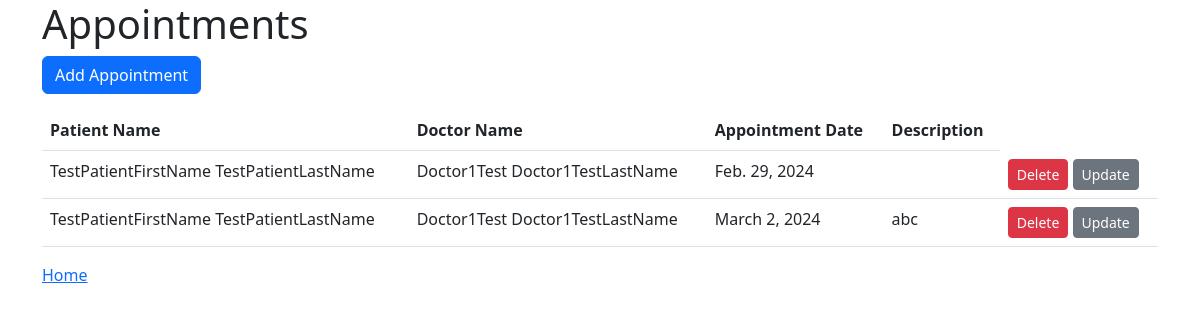
Screenshot of /hospital/appointments/ with the database file from the repository.
### hospital/models.py (models this page shows, shortened)
class Appointment(models.Model):
    patient = models.ForeignKey(Patient,null=True, default=None, on_delete=models.CASCADE)
    doctor = models.ForeignKey(Doctor,null=True, default=None, on_delete=models.CASCADE)
    appointment_date = models.DateField()
    description=models.TextField(max_length=500, blank=True)

class Patient(models.Model):
    user = models.OneToOneField(User, null=True, default=None, blank=True, on_delete=models.CASCADE)
    first_name = models.CharField(max_length=40, null=True, default=None)
    last_name = models.CharField(max_length=40, null=True, default=None)
    phone_number = models.CharField(max_length=10)
    address = models.CharField(max_length=50)
    email = models.EmailField()
    allergies = models.TextField(blank=True)
    date_of_birth = models.DateField()
    insurance_provider = models.CharField(max_length=50)
    insurance_id = models.CharField(max_length=20)
    def __str__(self):
        return f"{self.first_name} {self.last_name}"

class Doctor(models.Model):
    user = models.OneToOneField(User, null=True, default=None, blank=True, on_delete=models.CASCADE)
    first_name = models.CharField(max_length=40, null=True, default=None)
    last_name = models.CharField(max_length=40, null=True, default=None)
    phone_number = models.CharField(max_length=10)
    address = models.CharField(max_length=50)
    email = models.EmailField()
    specialty = models.CharField(max_length=50)
    def __str__(self):
        return f"{self.first_name} {self.last_name}"

### hospital/views.py (the view)
# urls.py: path('appointments/', views.appointments_view, name="appointments"),
def appointments_view(request):
    appointments = Appointment.objects.all()
    context = {'appointments' : appointments}
    return render(request, 'appointments.html', context)

### hospital/templates/appointments.html (shortened to what this page needs)
<!DOCTYPE html>
<html lang="en">
  <head>
    <link
      rel="stylesheet"
      href="https://cdn.jsdelivr.net/npm/bootstrap@5.3.0/dist/css/bootstrap.min.css"
    />
  </head>
  <body>
    <div class="container">
      <h1>Appointments</h1>
      <a
        href="{% url 'hospital:add_appointment' %}"
        class="btn btn-primary mb-3"
        >Add Appointment</a
      >
      <table class="table">
        <thead>
          <tr>
            <th>Patient Name</th>
            <th>Doctor Name</th>
            <th>Appointment Date</th>
            <th>Description</th>
          </tr>
        </thead>
        <tbody>
          {% for appointment in appointments %}
          <tr>
            <td>{{appointment.patient}}</td>
            <td>{{appointment.doctor}}</td>
            <td>{{appointment.appointment_date}}</td>
            <td>{{appointment.description}}</td>
            <td>
              <form
                action="{% url 'hospital:delete_appointment' appointment.id %}"
                method="POST"
                class="d-inline"
              >
                <button
                  type="submit"
                  class="btn btn-danger btn-sm"
                  onclick="return confirm('Are you sure you want to delete this appointment?')"
                  title="Delete"
                >
                  Delete
                </button>
              </form>
              <a
                href="{% url 'hospital:update_appointment' appointment.id %}"
                class="btn btn-secondary btn-sm"
                title="Update"
                >Update</a
              >
            </td>
          </tr>
          {% endfor %}
        </tbody>
      </table>
      <a href="{% url 'hospital:index' %}">Home</a>
    </div>
  </body>
</html>

### rows the page displays
Appointment: patient "TestPatientFirstName TestPatientLastName", doctor "Doctor1Test Doctor1TestLastName", appointment_date "Feb. 29, 2024"
Appointment: patient "TestPatientFirstName TestPatientLastName", doctor "Doctor1Test Doctor1TestLastName", appointment_date "March 2, 2024", description "abc"
